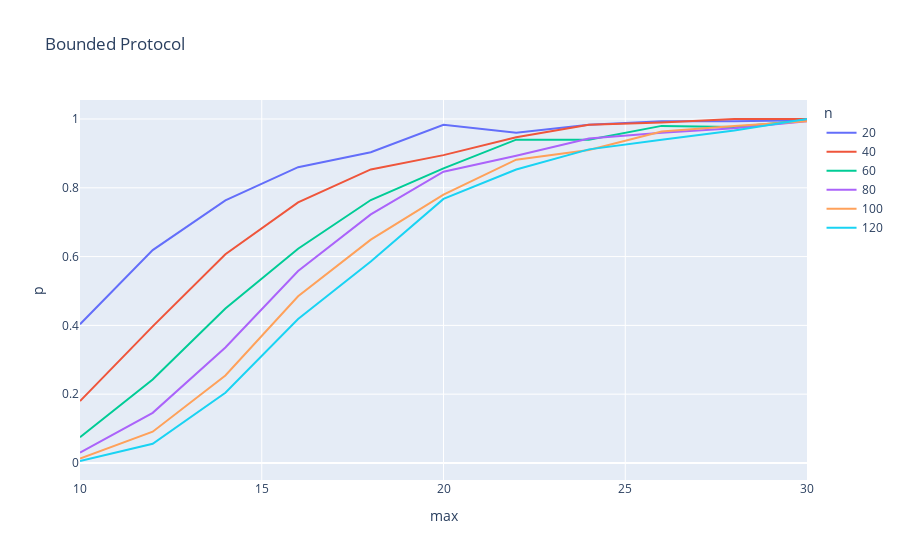

This figure's notebook cell:
### Code cell
import pandas as pd
import plotly.express as px

df = pd.read_csv('x.csv', delimiter=";")
df = df.query('max <= 30')
fig = px.line(df, x = 'max', y = 'p', color='n', title='Bounded Protocol')
fig.show()

### Figure 1 — Plotly figure (JSON) as saved in the notebook; plotly's stock layout.template omitted (floating-point values rounded to 4 significant figures)
{"data": [{"hovertemplate": "n=20<br>max=%{x}<br>p=%{y}<extra></extra>", "legendgroup": "20", "line": {"color": "#636efa", "dash": "solid"}, "marker": {"symbol": "circle"}, "mode": "lines", "name": "20", "orientation": "v", "showlegend": true, "type": "scatter", "x": [10, 12, 14, 16, 18, 20, 22, 24, 26, 28, 30], "xaxis": "x", "y": [0.4033, 0.6189, 0.7633, 0.86, 0.9033, 0.9833, 0.96, 0.9833, 0.9933, 0.9933, 0.9967], "yaxis": "y"}, {"hovertemplate": "n=40<br>max=%{x}<br>p=%{y}<extra></extra>", "legendgroup": "40", "line": {"color": "#EF553B", "dash": "solid"}, "marker": {"symbol": "circle"}, "mode": "lines", "name": "40", "orientation": "v", "showlegend": true, "type": "scatter", "x": [10, 12, 14, 16, 18, 20, 22, 24, 26, 28, 30], "xaxis": "x", "y": [0.1799, 0.3972, 0.6067, 0.7578, 0.8533, 0.895, 0.9467, 0.9833, 0.99, 1, 1], "yaxis": "y"}, {"hovertemplate": "n=60<br>max=%{x}<br>p=%{y}<extra></extra>", "legendgroup": "60", "line": {"color": "#00cc96", "dash": "solid"}, "marker": {"symbol": "circle"}, "mode": "lines", "name": "60", "orientation": "v", "showlegend": true, "type": "scatter", "x": [10, 12, 14, 16, 18, 20, 22, 24, 26, 28, 30], "xaxis": "x", "y": [0.07454, 0.2426, 0.4488, 0.6228, 0.7644, 0.8567, 0.94, 0.94, 0.98, 0.9767, 0.9967], "yaxis": "y"}, {"hovertemplate": "n=80<br>max=%{x}<br>p=%{y}<extra></extra>", "legendgroup": "80", "line": {"color": "#ab63fa", "dash": "solid"}, "marker": {"symbol": "circle"}, "mode": "lines", "name": "80", "orientation": "v", "showlegend": true, "type": "scatter", "x": [10, 12, 14, 16, 18, 20, 22, 24, 26, 28, 30], "xaxis": "x", "y": [0.03026, 0.1457, 0.3359, 0.5581, 0.7225, 0.8467, 0.8933, 0.9433, 0.96, 0.9733, 0.9933], "yaxis": "y"}, {"hovertemplate": "n=100<br>max=%{x}<br>p=%{y}<extra></extra>", "legendgroup": "100", "line": {"color": "#FFA15A", "dash": "solid"}, "marker": {"symbol": "circle"}, "mode": "lines", "name": "100", "orientation": "v", "showlegend": true, "type": "scatter", "x": [10, 12, 14, 16, 18, 20, 22, 24, 26, 28, 30], "xaxis": "x", "y": [0.01308, 0.09086, 0.2541, 0.4844, 0.6493, 0.78, 0.8817, 0.91, 0.9633, 0.98, 0.9933], "yaxis": "y"}, {"hovertemplate": "n=120<br>max=%{x}<br>p=%{y}<extra></extra>", "legendgroup": "120", "line": {"color": "#19d3f3", "dash": "solid"}, "marker": {"symbol": "circle"}, "mode": "lines", "name": "120", "orientation": "v", "showlegend": true, "type": "scatter", "x": [10, 12, 14, 16, 18, 20, 22, 24, 26, 28, 30], "xaxis": "x", "y": [0.00572, 0.05587, 0.2042, 0.4186, 0.5856, 0.7678, 0.8533, 0.9117, 0.94, 0.9667, 1], "yaxis": "y"}], "layout": {"autosize": true, "legend": {"title": {"text": "n"}, "tracegroupgap": 0}, "title": {"text": "Bounded Protocol"}, "xaxis": {"anchor": "y", "autorange": true, "domain": [0, 1], "range": [10, 30], "title": {"text": "max"}, "type": "linear"}, "yaxis": {"anchor": "x", "autorange": true, "domain": [0, 1], "range": [-0.04952, 1.055], "title": {"text": "p"}, "type": "linear"}}}
